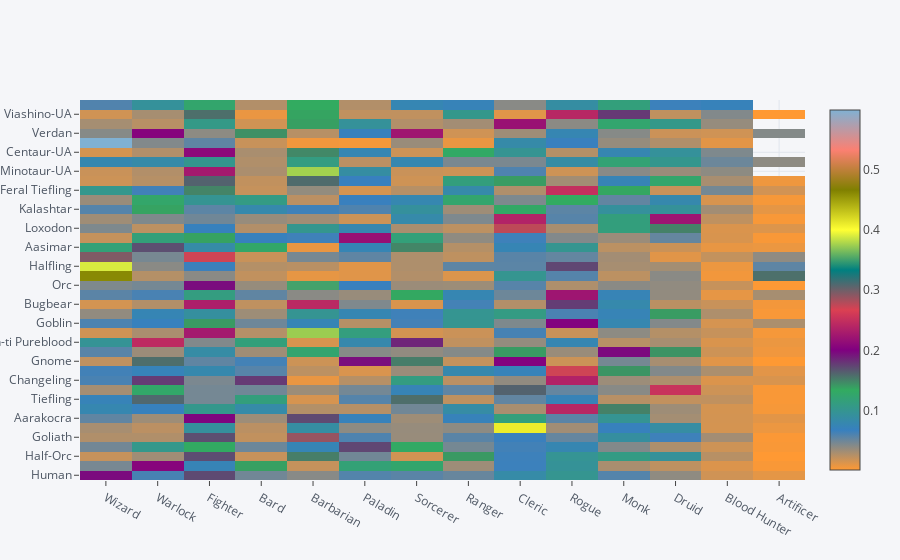

The code cell stored with this chart in its notebook:
### Code cell
completed.iplot(kind='heatmap', x='Class', y='Race', z='Percent_of_Race')

### Figure 1 — Plotly figure (JSON) as saved in the notebook; plotly's stock layout.template omitted (floating-point values rounded to 4 significant figures; data arrays with more than 128 entries replaced by an {"elided": "..."} marker saying what was removed)
{"data": [{"colorscale": [[0, "rgb(255, 153, 51)"], [0.1111, "rgb(55, 128, 191)"], [0.2222, "rgb(50, 171, 96)"], [0.3333, "rgb(128, 0, 128)"], [0.4444, "rgb(219, 64, 82)"], [0.5556, "rgb(0, 128, 128)"], [0.6667, "rgb(255, 255, 51)"], [0.7778, "rgb(128, 128, 0)"], [0.8889, "rgb(251, 128, 114)"], [1, "rgb(128, 177, 211)"]], "type": "heatmap", "uid": "5cdcb90b-f6e6-41b6-b05e-0c67276c4341", "x": {"elided": "555 str values"}, "y": {"elided": "555 str values"}, "z": {"elided": "555 float values"}, "zmax": 0.5985, "zmin": 0.001733}], "layout": {"legend": {"bgcolor": "#F5F6F9", "font": {"color": "#4D5663"}}, "paper_bgcolor": "#F5F6F9", "plot_bgcolor": "#F5F6F9", "title": {"font": {"color": "#4D5663"}}, "xaxis": {"gridcolor": "#E1E5ED", "showgrid": true, "tickfont": {"color": "#4D5663"}, "title": {"font": {"color": "#4D5663"}, "text": ""}, "zerolinecolor": "#E1E5ED"}, "yaxis": {"gridcolor": "#E1E5ED", "showgrid": true, "tickfont": {"color": "#4D5663"}, "title": {"font": {"color": "#4D5663"}, "text": ""}, "zerolinecolor": "#E1E5ED"}}}
